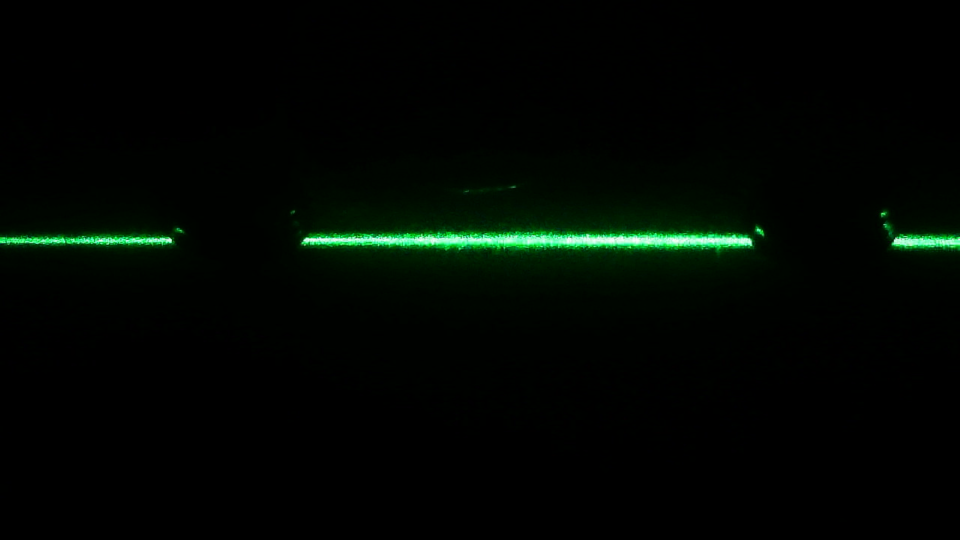
#> input picture images/gombik/Screenshot 2024-11-04 16-02-14.png, 1920 x 1080 px, found by its file name (shown at 1/2 size); its folder holds 4 pictures in this run
$ python finding_line.py
#> lines starting #> are read from the running program, lines starting #| are printed output that depends on the picture
import numpy as np
import cv2
import os
import matplotlib.pyplot as plt
from mpl_toolkits.mplot3d import Axes3D
from scipy.spatial import Delaunay
from stl import mesh
from scipy import interpolate


class HladanieCiary():
    '''
    Pre aplikovanie noveho algoritmu, vo funkcii aplikuj_na_subor treba dat algoritmus = 1. algoritmus =2 je stary algoritmus.
    Pre aplikovanie na cely subor fotiek, treba nastavit path, kde sa fotky nachadzaju, a out_path, kde chceme fotky ulozit a je
    potrebne vytvorit tento subor.
    '''
    def __init__(self,path ,out_path, konstanta,zobraz = False, pripona = 'jpg'):
        self.path = path
        self.out_path = out_path
        self.zobraz = zobraz
        self.pripona = pripona
        self.konstanta = konstanta
        self.posun_poc = 1
        self.vsetky_body = []

    def hladaj_ciaru_alg1(self, img):
        if isinstance(img, str):
            img = cv2.imread(img)
#> img is the input picture: shape (1080, 1920, 3); mean B, G, R 2.2, 6.8, 1.3
            img = cv2.cvtColor(img, cv2.COLOR_BGR2GRAY)
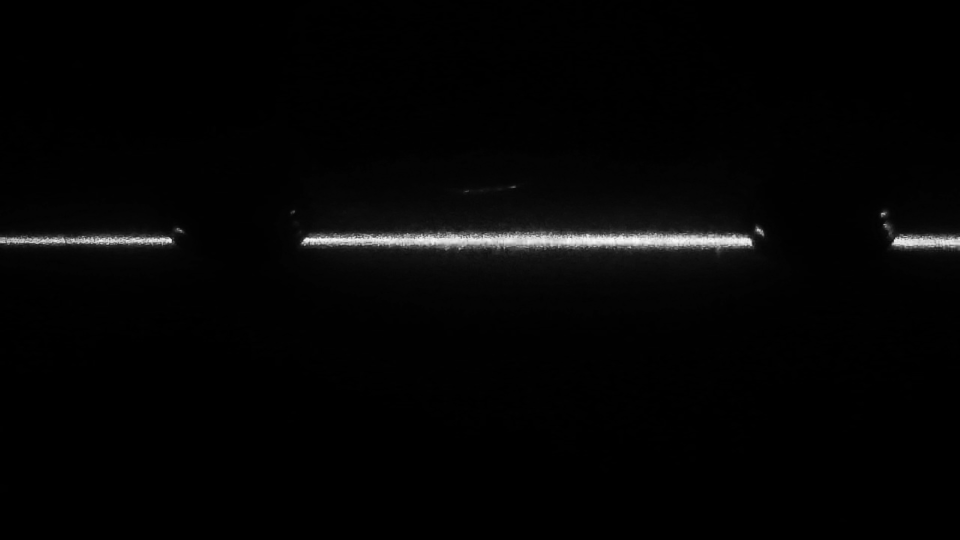
#> img: shape (1080, 1920) (shown at 1/2 size); min 0, max 253, mean 4.6

        height, width = img.shape
#> height = 1080; width = 1920
        najvacsie = []
        prvy = 0

        for col in range(width):
            column_pixels = img[:, col]
            if max(column_pixels) > 80: #150
                if prvy ==0:
                    prvy = np.argmax(column_pixels)
                najvacsie.append((col, np.argmax(column_pixels)))
#> this loop made 1920 passes
#> prvy on pass 1: 483
#> after the loop, najvacsie = 1434 pairs, first value 0 to 1919, second value 423 to 490; prvy = 483

        new_img = np.zeros((height, width, 3), dtype=np.uint8)
#> new_img: shape (1080, 1920, 3); every value is 0

        referencna = []
        priemerReferencna = 0
        objekt = []
        for i in najvacsie:
            if abs(i[1]-prvy) < 30: #20
                referencna.append(i)
                priemerReferencna+=i[1]
            else:
                if (i[1] > prvy):
                    objekt.append(i)
#> this loop made 1434 passes
#> (i, priemerReferencna) on passes 1 to 12: ((0, 483), 483), ((1, 483), 966), ((2, 483), 1449), ((3, 483), 1932), ((4, 483), 2415), ((5, 484), 2899), ((6, 476), 3375), ((7, 476), 3851), ((8, 476), 4327), ((9, 484), 4811), ((10, 484), 5295), ((11, 485), 5780)
#> priemerReferencna on passes 61 to 66: 29372, 29857, 30342, 30827, 31311, 31795
#> after the loop, objekt = []; priemerReferencna = 680235; referencna = 1418 pairs, first value 0 to 1919, second value 454 to 490

        # points = np.array(najvacsie, dtype=np.int32)
        # cv2.polylines(new_img, [points], isClosed=False, color=(0, 0, 255), thickness=2)

        cv2.line(new_img, (0, priemerReferencna//len(referencna)), (img.shape[1],priemerReferencna//len(referencna)), (200,120,100),3)
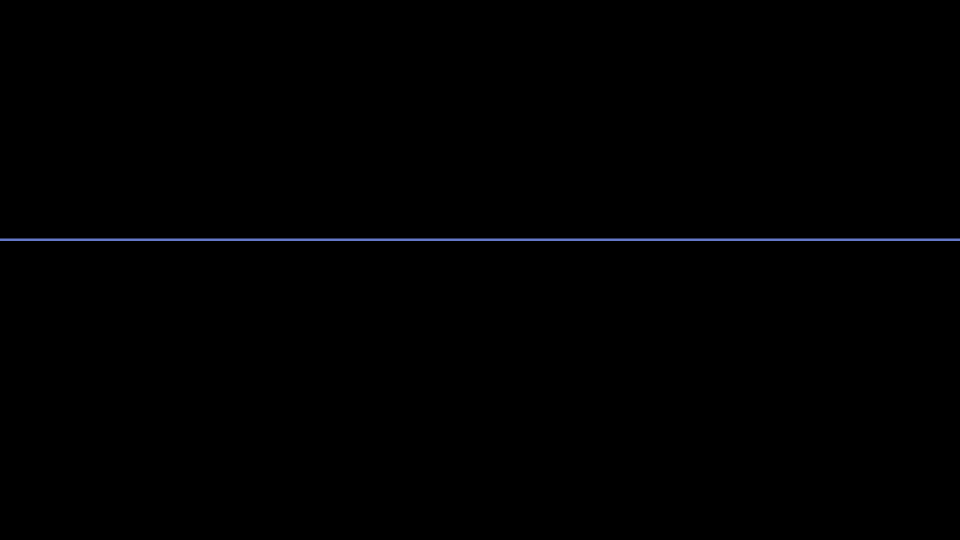
#> new_img: shape (1080, 1920, 3) (shown at 1/2 size); mean of channels 0, 1, 2 0.9, 0.6, 0.5; drawn as B, G, R

        for i in objekt:
            cv2.circle(new_img, (i[0], i[1]), radius=2, color=(0, 0, 255), thickness=-1)
#> this loop made 0 passes

        nove_body = []
        for i in objekt:
            pom_b = (i[0], i[1] * self.posun_poc * self.konstanta, i[1]-priemerReferencna//len(referencna))
            nove_body.append(pom_b)
#> after the loop, nove_body = []

        nove_body = np.array(nove_body, np.int32)
#> nove_body = empty array
        self.vsetky_body.append(nove_body)
        self.posun_poc+=1
        return new_img


    # [43 lines left out: functions hladaj_ciaru_alg2, vykresli, not called in this run]

    def aplikuj_na_subor(self, algoritmus):
        directory = self.path
        for filename in os.listdir(directory):
            if filename.endswith("."+self.pripona):
                file_path = os.path.join(directory, filename)
                try:
                    output_file = os.path.join(self.out_path, filename)

                    if algoritmus == 1:
                        img = self.hladaj_ciaru_alg1(file_path)

                    if algoritmus == 2:
                        img = self.hladaj_ciaru_alg2(file_path)

                    if self.zobraz:
                        cv2.imshow("window", img)
                        cv2.waitKey(0)
                    elif output_file != "":
                        print(output_file)
                        cv2.imwrite(output_file, img)
                except:
                    pass

        self.vykresli_vsetky_body()

    def vykresli_vsetky_body(self):
        combined_img = np.zeros((1080, 1920, 3), dtype=np.uint8)

        for body in self.vsetky_body:
            for point in body:
                cv2.circle(combined_img, (point[0], int(point[1]*0.01)), radius=2, color=(0, 255, 0), thickness=-1)
#> this loop made 4 passes

        cv2.imshow("All Points", combined_img)
        cv2.waitKey(0)
        cv2.destroyAllWindows()

class HladanieCiary3D(HladanieCiary):
    # [37 lines left out: functions vykresli_vsetky_body_3d, filter_points_by_z, not called in this run]

    def vykresli_vsetky_body_3d_mesh(self):
        x_vals = []
        y_vals = []
        z_vals = []

        for body in self.vsetky_body:
            if len(body) > 0:
                x_vals.extend(body[:, 0])
                y_vals.extend(body[:, 1])
                z_vals.extend(body[:, 2])
#> after the loop, x_vals = []; y_vals = []; z_vals = []

        points = np.array([x_vals, y_vals, z_vals]).T
#> points = empty array
        #points = self.filter_points_by_z(points)
#> (the run stopped early here; a loop or call above may not have finished)
